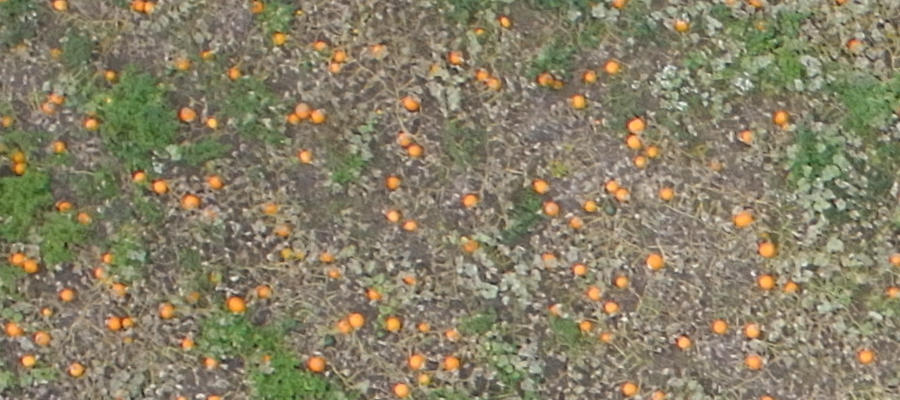
#> input picture Snippet.JPG, 900 x 400 px, found by its file name
$ python Exercise32.py
#> lines starting #> are read from the running program, lines starting #| are printed output that depends on the picture; after the words box and inside, x2 and y2 are one past the last pixel; in counts of white or black regions, pixels touching at a corner belong together; long printed decimals are rounded
import numpy as np
import cv2
import matplotlib.pyplot as plt
import math
import random as rng

def compare_original_and_segmented_image(original, segmented, title):
    plt.figure(figsize=(9, 3))
    ax1 = plt.subplot(1, 2, 1)
    plt.title(title)
    ax1.imshow(original)
    ax2 = plt.subplot(1, 2, 2, sharex=ax1, sharey=ax1)
    ax2.imshow(segmented)

def FindMeanAndAverage(Img, Mask):
    Lower_limit = (0, 0, 253)
    Upper_limit = (0, 0, 255)
    Mask = cv2.inRange(Mask, Lower_limit, Upper_limit)
    Mean_RGB, Std_RBG = cv2.meanStdDev(Img, mask = Mask)

    return Mean_RGB, Std_RBG

def SegmentImgCustom(Img, Mean, Threshold):
    Values = [value[0] for value in Mean]
    Low_thresh = tuple([v - t for v, t in zip(Values, Threshold)])
    High_thresh = tuple([v + t for v, t in zip(Values, Threshold)])
    segmented_image = cv2.inRange(Img, Low_thresh, High_thresh)

    return segmented_image

def CountPumpkins(Segmented_Img):
    Contours, _ = cv2.findContours(Segmented_Img, cv2.RETR_EXTERNAL, cv2.CHAIN_APPROX_SIMPLE)
    Num_of_pumpkins = len(Contours)

    return Num_of_pumpkins, Contours

def CountAndFilter(Segmented_Img):
    kernel = np.ones((5, 5), np.uint8)
    Segmented_Image_Filtered = cv2.morphologyEx(Segmented_Img, cv2.MORPH_OPEN, kernel)
    Contours_Filtered, _ = cv2.findContours(Segmented_Image_Filtered, cv2.RETR_EXTERNAL, cv2.CHAIN_APPROX_SIMPLE)
    Num_of_pumpkins = len(Contours_Filtered)

    return Num_of_pumpkins, Segmented_Image_Filtered, Contours_Filtered

def ShowPumpkins(Countours, Original_img):
    contours_poly = [None]*len(Countours)
    boundRect = [None]*len(Countours)
    centers = [None]*len(Countours)
    radius = [None]*len(Countours)
    for i, c in enumerate(Countours):
        contours_poly[i] = cv2.approxPolyDP(c, 3, True)
        boundRect[i] = cv2.boundingRect(contours_poly[i])
        centers[i], radius[i] = cv2.minEnclosingCircle(contours_poly[i])

    drawing = Original_img.copy()

    cv2.drawContours(drawing, Countours, -1, (255, 20, 20), 3)

    for i in range(len(Countours)):
        #color = (rng.randint(0,256), rng.randint(0,256), rng.randint(0,256))
        color = (255, 20, 20)
        # cv2.circle(drawing, (int(centers[i][0]), int(centers[i][1])), int(radius[i]), color, 2)


    return drawing

Img_path = '/home/henrik/Documents/Large_Scale_Drone/Submission 1/Redone/Snippet.JPG'
Img = cv2.imread(Img_path)
#> Img is the input picture: shape (400, 900, 3); mean B, G, R 102.4, 127.2, 134.8

Annotated_img = '/home/henrik/Documents/Large_Scale_Drone/Submission 1/Redone/Snippet_Annotated.JPG'
Img_Annotated = cv2.imread(Annotated_img)
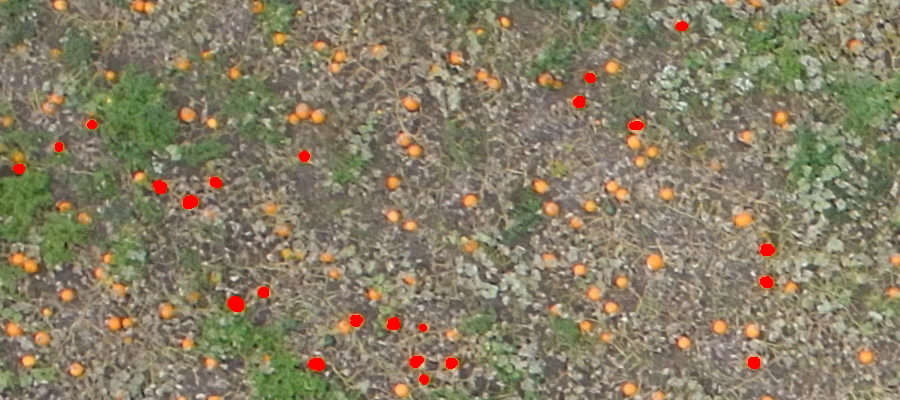
#> input picture Snippet_Annotated.JPG, 900 x 400 px, found by its file name
#> Img_Annotated is the input picture: shape (400, 900, 3); mean B, G, R 101.8, 126, 135

Img_CieLAB = cv2.cvtColor(Img, cv2.COLOR_BGR2LAB)
#> Img_CieLAB: shape (400, 900, 3); mean of channels 0, 1, 2 135.8, 126.8, 142.6

Mean_CieLAB, Std_CieLAB = FindMeanAndAverage(Img_CieLAB, Img_Annotated)
#> in FindMeanAndAverage, `Mask = cv2.inRange(Mask, Lower_limit, Upper_limit)`:
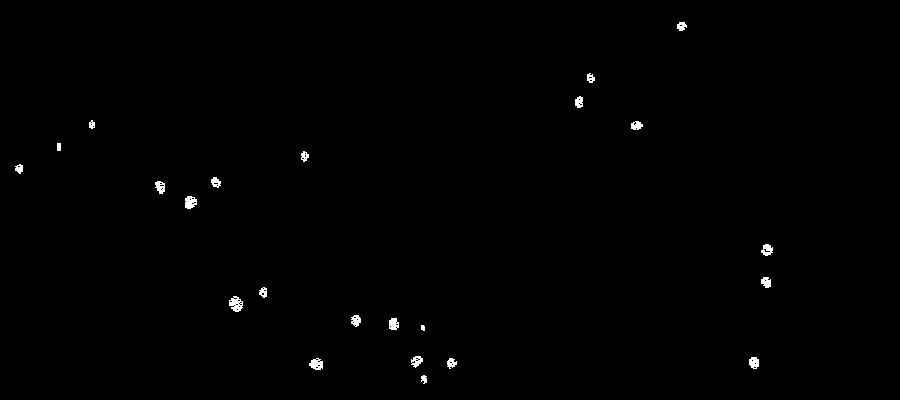
#> Mask: shape (400, 900); 0.48% white; 23 white regions, largest, box (x1, y1, x2, y2) and area: (229, 296, 243, 312) 143, (185, 196, 197, 209) 118, (309, 358, 323, 370) 117
#> in FindMeanAndAverage, `Mean_RGB, Std_RBG = cv2.meanStdDev(Img, mask = Mask)`: Mean_RGB = [185.5, 145.6, 176.1]; Std_RBG = [19.05, 5.3, 7.68]
#> Mean_CieLAB = [185.5, 145.6, 176.1]; Std_CieLAB = [19.05, 5.3, 7.68]

print(Mean_CieLAB)
#| [[185.518]
#|  [145.629]
#|  [176.061]]

Segmented_CieLAB_Custom = SegmentImgCustom(Img_CieLAB, Mean_CieLAB, (50, 17, 22))
#> in SegmentImgCustom, `Values = [value[0] for value in Mean]`: Values = [185.5, 145.6, 176.1]
#> in SegmentImgCustom, `Low_thresh = tuple([v - t for v, t in zip(Values, Threshold)])`: Low_thresh = (135.5, 128.6, 154.1)
#> in SegmentImgCustom, `High_thresh = tuple([v + t for v, t in zip(Values, Threshold)])`: High_thresh = (235.5, 162.6, 198.1)
#> in SegmentImgCustom, `segmented_image = cv2.inRange(Img, Low_thresh, High_thresh)`:
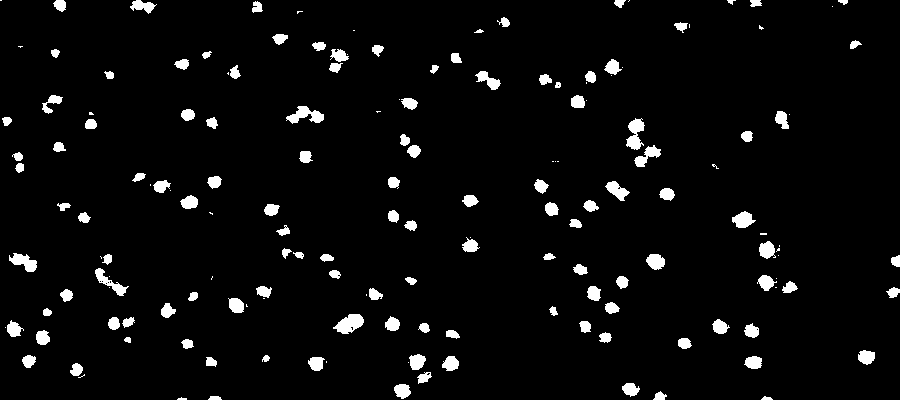
#> segmented_image: shape (400, 900); 4.3% white; 167 white regions (43 under 20 px)

Num_of_pumpkins, _ = CountPumpkins(Segmented_CieLAB_Custom)
#> in CountPumpkins, `Contours, _ = cv2.findContours(Segmented_Img, cv2.RETR_EXTERNAL, cv2.C..`: Contours = 167 contours, 46 with area under 20; largest, box (x1, y1, x2, y2) and area: (333, 314, 364, 334) 350, (626, 118, 645, 150) 304, (286, 106, 324, 124) 302, (9, 253, 37, 272) 256, (95, 268, 129, 296) 244
#> in CountPumpkins, `Num_of_pumpkins = len(Contours)`: Num_of_pumpkins = 167
#> Num_of_pumpkins = 167
print("Number of pumpkins in unfiltered image: ",Num_of_pumpkins)
#| Number of pumpkins in unfiltered image:  167

Num_of_pumpkins_filtered, Segmented_Image_Filtered, Contours_Filtered = CountAndFilter(Segmented_CieLAB_Custom)
#> in CountAndFilter, `Segmented_Image_Filtered = cv2.morphologyEx(Segmented_Img, cv2.MORPH_O..`:
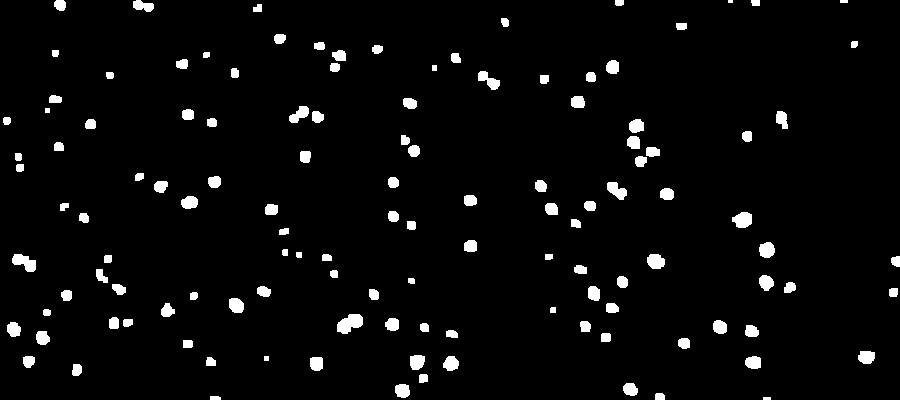
#> Segmented_Image_Filtered: shape (400, 900); 3.8% white; 125 white regions (1 under 20 px)
#> in CountAndFilter, `Contours_Filtered, _ = cv2.findContours(Segmented_Image_Filtered, cv2...`: Contours_Filtered = 125 contours, 5 with area under 20; largest, box (x1, y1, x2, y2) and area: (337, 314, 363, 334) 315, (12, 254, 36, 272) 234, (732, 212, 752, 228) 217, (647, 254, 665, 269) 192, (607, 182, 627, 200) 192
#> in CountAndFilter, `Num_of_pumpkins = len(Contours_Filtered)`: Num_of_pumpkins = 125
#> Num_of_pumpkins_filtered = 125
print("Number of pumpkins in filtered image: ", Num_of_pumpkins_filtered)
#| Number of pumpkins in filtered image:  125
cv2.imwrite("Output/Filtered_Segmented_Image.JPG", Segmented_Image_Filtered)

Pumpkins_Visualised = ShowPumpkins(Contours_Filtered, Img)
#> in ShowPumpkins, `contours_poly = [None]*len(Countours)`: contours_poly = 125 items
#> the loop in ShowPumpkins, `for i, c in enumerate(Countours):` made 125 passes
#> c on passes 1, 12: [[763, 397], [763, 399], [770, 399], [770, 397]], [[264, 356], [264, 360], [268, 360], [268, 356]]
#> after the loop in ShowPumpkins, `for i, c in enumerate(Countours):`: boundRect = 125 items, first 6: (763, 397, 8, 3), (210, 396, 11, 4), (655, 393, 10, 7), (395, 385, 15, 12), (623, 383, 14, 12), (419, 374, 9, 9); centers = 125 pairs, first value 6.5 to 896.1, second value 1 to 398; contours_poly = 125 contours, 7 with area under 20; largest, box (x1, y1, x2, y2) and area: (337, 314, 363, 334) 289, (14, 254, 36, 272) 202, (732, 212, 752, 228) 188, (289, 106, 309, 123) 172, (607, 182, 627, 200) 159; radius = 125 values, max 14.33 at index 28, min 2.24 at index 121, mean 6.39
#> in ShowPumpkins, `cv2.drawContours(drawing, Countours, -1, (255, 20, 20), 3)`:
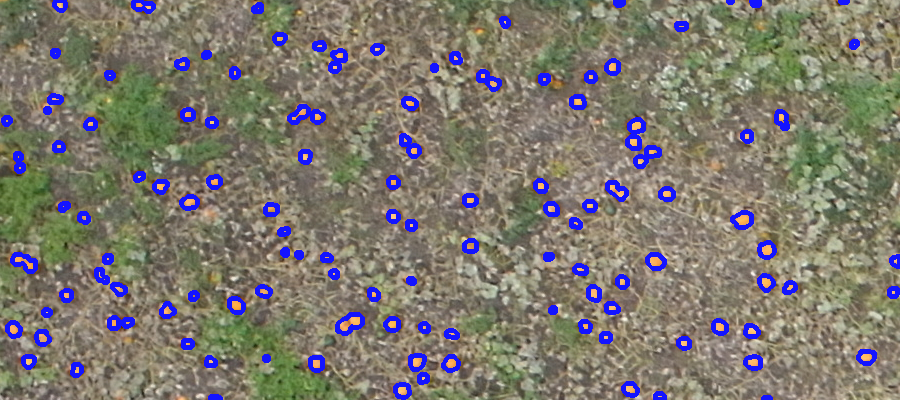
#> drawing: shape (400, 900, 3); 5.52% of pixels changed, all inside (x1, y1, x2, y2) = (1, 0, 900, 400)
#> the loop in ShowPumpkins, `for i in range(len(Countours)):` made 125 passes
cv2.imwrite("Output/Pumpkins_Visualised.JPG", Pumpkins_Visualised)
